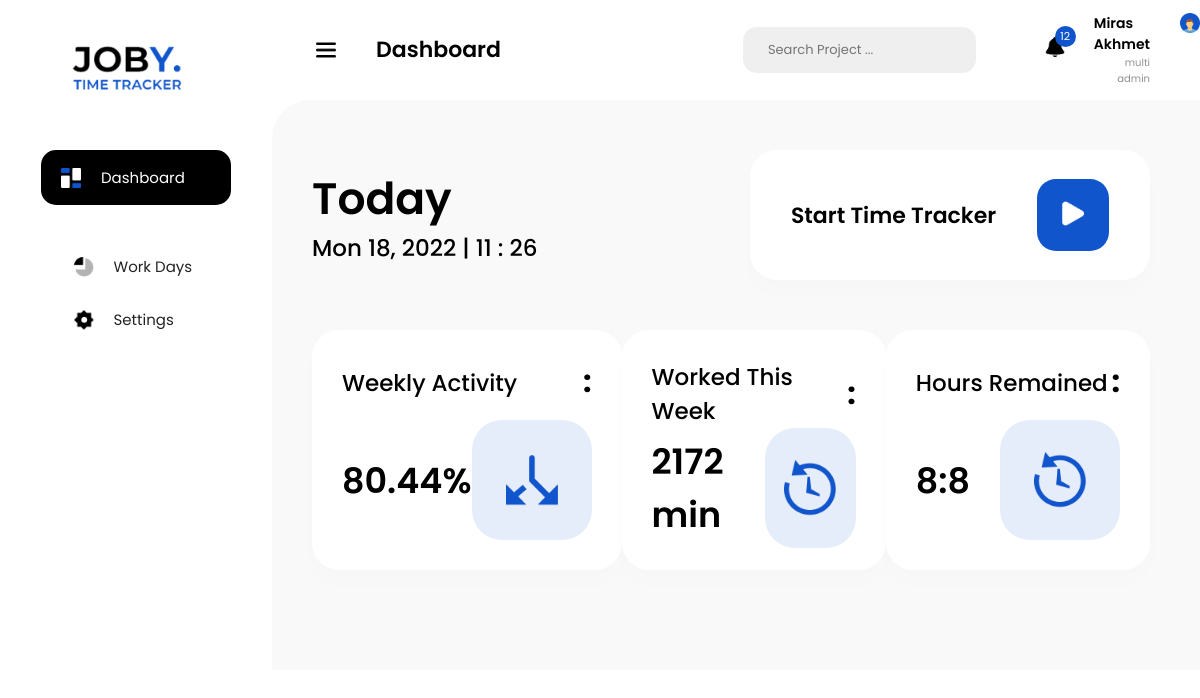
Screenshot of /home (signed in) with the database file from the repository.
### models.py (models this page shows, shortened)
class Employee(db.Model,UserMixin):
    id = db.Column(db.Integer(),primary_key = True)
    login_id = db.Column(db.String(10),unique = True,nullable = False)
    name = db.Column(db.String(100),nullable = False)
    surname = db.Column(db.String(100),nullable = False)
    profession = db.Column(db.String(30),nullable = False)
    password = db.Column(db.String(40),nullable  = False)
    flex_status =db.relationship('FlexStatus',backref = 'flex_status')

### views.py (the view)
@app.route('/home', methods=['POST', 'GET'])
def home():
    user = current_user
    week_day = datetime.now().weekday()
    now = {
        'today_date':datetime.now(),
        'week_day':['Mon','Tue','Wen','Thur','Fri','Sat','Sun'][week_day]
    }
    dates_status = FlexStatus.query.filter_by(employee_id = current_user.id).all()
    def week_activity():
        f = week_day - week_day % 7
        l = week_day + (7 - week_day % 7)
        work_time = 0
        for status in dates_status:
            if f <= status.enterTime.weekday()<= l:
                work_time += status.get_status() // 60
        activity = f'{(work_time / 2700)*100:.2f}%'
        return activity,work_time,(2700 - work_time)
    wa,wt,hr = week_activity()
    hr = f'{hr//60}:{hr//60%60}'
    worked_activity = {
        'weekly_activity':wa,
        'worked_time':wt,
        'hours_remained':hr,
    }
    print(worked_activity)
    return render_template('dashboard.html',
                           user = current_user,
                           now = now,
                           worked_activity = worked_activity
                           )

### models.py (called while the page is built)
@login_manager.user_loader
def load_user(user_id):
    return Employee.query.get(user_id)

    def get_status(self):
        tmp = self.exitTime - self.enterTime
        return tmp.seconds

### templates/dashboard.html (shortened to what this page needs)
<!DOCTYPE html>
<html lang="en">
<head>
 <link rel="stylesheet" href="{{ url_for('static',filename = 'styles/dashboard_style.css') }}">
</head>
<body>
 <section id="mySideNav" class="sideNav">
  <a href="#" class="logo_container">
   <img src="static/images/logo.png" alt="logo">
  </a>
  <a href="#" class="dashboard_black">
   <img src="static/images/rect.png" alt="">
   <div>Dashboard</div>
  </a>
  <a href="#" class="links">
   <img src="static/images/icon_workDays.png" alt="">
   Work Days
  </a>
  <a href="#" class="links">
   <img src="static/images/icon_settings.png" alt="">
   Settings
  </a>
 </section>
<section class="body_body">
 <nav>
  <button>
   <img src="static/images/menu_bar.png" alt="">
   <div class="dashboard_txt">Dashboard</div>
  </button>
  <div class="search">
   Search Project ...
  </div>
  <div class="notifications">
   <img src="static/images/bell.png" alt="">
   <div class="notification_numb">12</div>
  </div>
  <div class="profile_info">
   <div class="name_profession">
    <div class="name_surname">{{ user.name }} {{ user.surname }} </div>
    <div class="profession">{{ user.profession }}</div>
   </div>
   <a href="/profile"><img src="static/images/profile_photo.png" alt="" class="profile_photo"></a>
  </div>
 </nav>
 <section class="main_content">
  <div class="row">
   <div class="today_info">
    <div class="today">Today</div>
    <div class="info">{{ now.week_day }} {{ now.today_date.day}}, {{ now.today_date.year }} | {{ now.today_date.hour}} : {{ now.today_date.minute}}</div>
   </div>
   <div class="start_time_tracker">
    <div class="txt">Start Time Tracker</div>
    <button class="play">
     <img src="static/images/play.png" alt="">
    </button>
   </div>
  </div>
  <div class="row">
   <div class="box first">
    <div class="txt_w_dots">
     <div class="header">Weekly Activity</div>
     <div class="dots">:</div>
    </div>
    <div class="text_w_box">
     <div class="bold_txt">{{ worked_activity.weekly_activity }}</div>
     <div class="blue_box">
      <img src="static/images/first_icon.png" alt="">
     </div>
    </div>
   </div>
   <div class="box secod">
    <div class="txt_w_dots">
     <div class="header">Worked This Week</div>
     <div class="dots">:</div>
    </div>
    <div class="text_w_box">
     <div class="bold_txt">{{ worked_activity.worked_time }} min</div>
     <div class="blue_box">
      <img src="static/images/second_icon.png" alt="">
     </div>
    </div>
   </div>
   <div class="box third">
    <div class="txt_w_dots">
     <div class="header">Hours Remained</div>
     <div class="dots">:</div>
    </div>
    <div class="text_w_box">
     <div class="bold_txt">{{ worked_activity.hours_remained }}</div>
     <div class="blue_box">
      <img src="./images/second_icon.png" alt="">
     </div>
    </div>
   </div>
  </div>
 </section>
</section>
</body>
</html>

### static/styles/dashboard_style.css (style rules this page uses)
body { margin: 0; padding: 0; font-family: Poppins; }
.sideNav { padding-top: 34px; display: flex; align-items: center; flex-direction: column; width: 272px; background-color: #fff; height: 100vh; position: fixed; z-index: 1; top: 0; left: 0; }
.sideNav a { text-decoration: none; display: flex; align-items: center; font-size: 15px; }
.logo_container img { height: auto; width: 100%; max-width: 128px !important; }
.logo_container { margin-bottom: 50px; }
.dashboard_black { width: 190px; height: 55px; background-color: black; border-radius: 15px; color: white; padding-left: 20px; box-sizing: border-box; font-family: Poppins; margin-bottom: 50px; }
.sideNav a img, nav img { width: 100%; height: auto; max-width: 20px; margin-right: 20px; }
.links { width: 125px; margin-bottom: 30px; color: #232323; }
nav { height: 100px; background-color: #fff; width: 100%; display: flex; align-items: center; }
nav button { background-color: transparent; border: none; margin-left: 310px; display: flex; align-items: center; }
nav button img { margin-right: 40px; }
.dashboard_txt { font-weight: 600; font-size: 22px; line-height: 42px; color: #000; font-family: Poppins; }
.search { width: 408px; height: 46px; background-color: #efefef; border-radius: 14px; display: flex; align-items: center; color: #757575; padding-left: 25px; font-size: 13px; margin-left: 16rem; }
.notifications { position: relative; margin-right: 1.8rem; margin-left: 4.3rem; }
.notification_numb { background-color: #1155CC; width: 21px; height: 21px; color: #fff; border-radius: 15px; font-size: 11px; box-sizing: border-box; display: flex; align-items: center; justify-content: center; position: absolute; left: 10px; top: -11px; }
.profile_info { display: flex; }
.profile_photo { width: 100%; height: auto; max-width: 46px; }
.name_surname { font-weight: 600; font-size: 14px; }
.profession { color: #8f8f8f; font-size: 10px; text-align: right; }
.name_profession { margin-right: 30px; }
.main_content { margin-left: 272px; border-radius: 38px 0 0 0; background-color: #F9F9F9; padding: 50px 50px 50px 40px; }
.row, .text_w_box, .txt_w_dots { display: flex; flex-direction: row; justify-content: space-between; align-items: center; }
.row { margin-bottom: 50px; }
.today_info .today { font-size: 44px; font-weight: 600; }
.today_info .info, .box .header { font-size: 23px; font-weight: 500; }
.start_time_tracker { background: #FFFFFF; box-shadow: 0px 13px 25px rgba(0, 0, 0, 0.01); border-radius: 27px; display: flex; align-items: center; width: 400px; height: 130px; justify-content: space-evenly; }
.start_time_tracker .txt { font-weight: 600; font-size: 22px; }
.play { width: 72px; height: 72px; background: #1155CC; border-radius: 19px; border: none; }
.play img { width: 22px; }
.box { width: 370px; height: 240px; padding: 30px; box-sizing: border-box; background: #FFFFFF; box-shadow: 0px 13px 25px rgba(0, 0, 0, 0.01); border-radius: 27px; display: flex; flex-direction: column; justify-content: space-between; }
.bold_txt { font-weight: 600; font-size: 35px; }
.blue_box { width: 120px; height: 120px; background: rgba(17, 85, 204, 0.1); border-radius: 30px; position: relative; }
.blue_box img { width: 52px; position: absolute; top: 50%; left: 50%; transform: translate(-50%, -50%); }
.txt_w_dots .dots { font-size: 30px; font-weight: bold; }

### rows the page displays
Employee: name "Miras", surname "Akhmet", profession "multi admin"

### other values shown
{{ now.week_day }} "Mon"
{{ now.today_date.day }} "18"
{{ now.today_date.year }} "2022"
{{ now.today_date.hour }} "11"
{{ now.today_date.minute }} "26"
{{ worked_activity.weekly_activity }} "80.44%"
{{ worked_activity.worked_time }} "2172"
{{ worked_activity.hours_remained }} "8:8"
